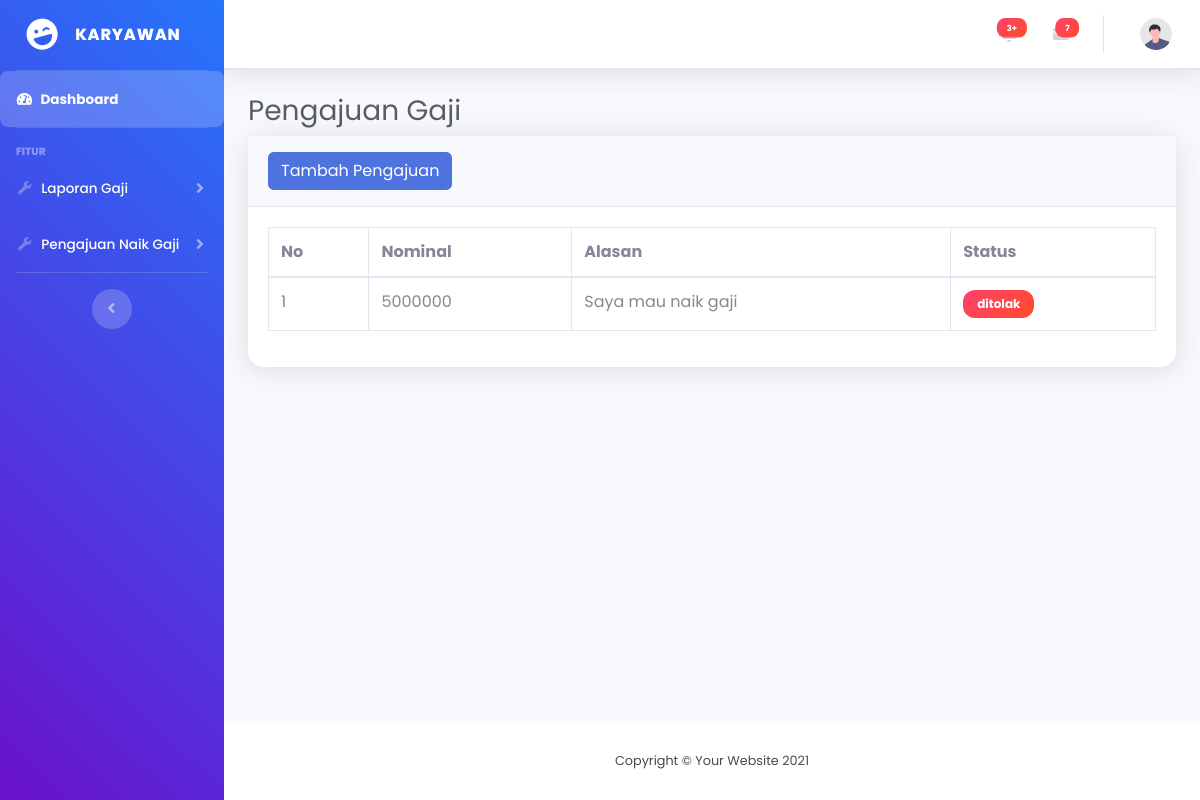
The app's page /karyawan/pengajuan.php (signed in), older data.
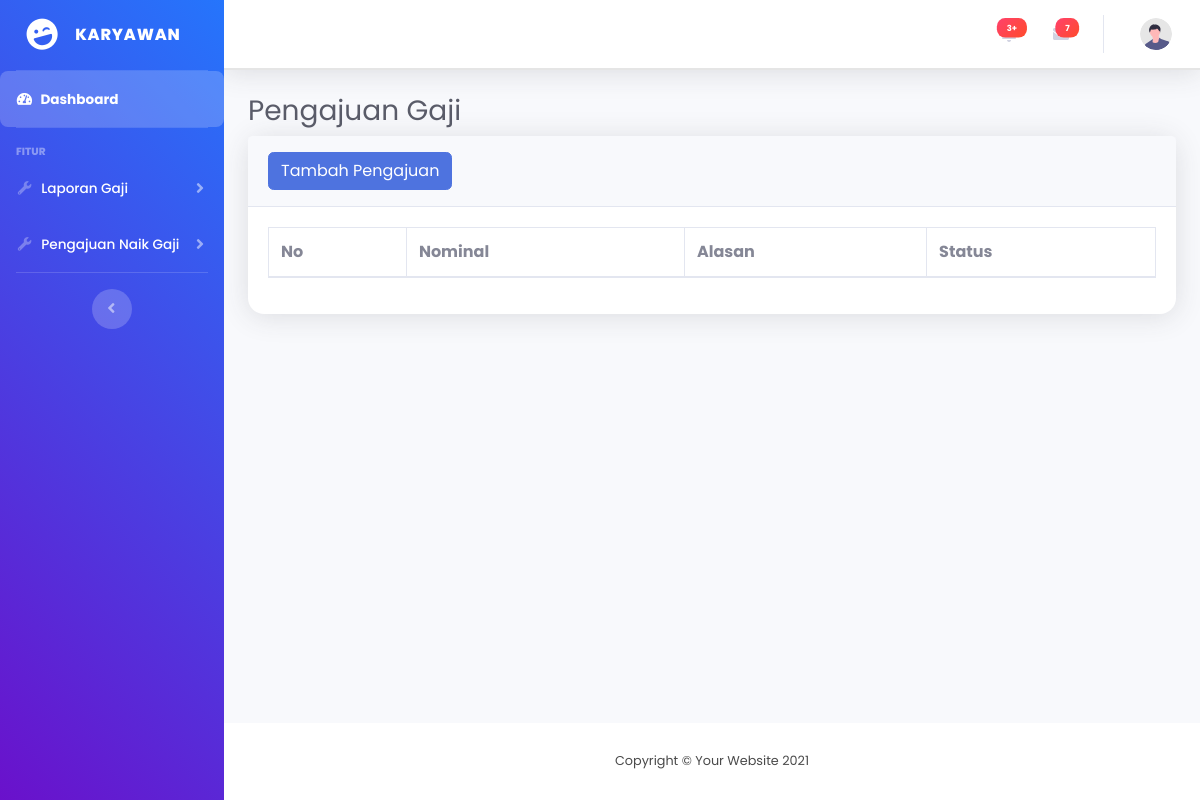
The same page, newer data.
### tables this page shows
CREATE TABLE `pengajuan` (
  `id` int(11) NOT NULL,
  `id_karyawan` int(11) NOT NULL,
  `nominal` decimal(10,0) NOT NULL,
  `alasan` text NOT NULL,
  `status` enum('pending','diterima','ditolak') NOT NULL
);

### karyawan/pengajuan.php (the view, shortened to what the changed rows need)
<?php
    include '../koneksi.php';
?>
<!DOCTYPE html>
<html lang="en">
<head>
    <link href="../assets/vendor/fontawesome-free/css/all.min.css" rel="stylesheet" type="text/css">
    <link href="../assets/css/sb-admin-2.min.css" rel="stylesheet">
</head>
<body id="page-top">
    <div id="wrapper">
        <div id="content-wrapper" class="d-flex flex-column">
            <div id="content">
                <div class="container-fluid">
                <h1 class="h3 mb-2 text-gray-800">Pengajuan Gaji</h1>
                <div class="card shadow mb-4">
                    <div class="card-body">
                        <div class="table-responsive">
                            <table class="table table-bordered" id="dataTable" width="100%" cellspacing="0">
                                <thead>
                                    <tr>
                                        <th>No</th>
                                        <th>Nominal</th>
                                        <th>Alasan</th>
                                        <th>Status</th>
                                    </tr>
                                </thead>
                                <tbody>
                                    <?php
                                    $no = 1;
                                    $tampil = mysqli_query($koneksi, "SELECT * FROM pengajuan");
                                    while($data = mysqli_fetch_array($tampil)):
                                    ?>
                                    <tr>
                                        <td><?= $no++ ?></td>
                                        <td><?= $data['nominal'] ?></td>
                                        <td><?= $data['alasan'] ?></td>
                                        <?php if ($data['status'] == 'diterima'): ?>
                                        <td><span class="badge badge-success"><?= $data['status'] ?></span></td>
                                        <?php elseif ($data['status'] == 'pending'): ?>
                                        <td><span class="badge badge-warning"><?= $data['status'] ?></span></td>
                                        <?php else: ?>
                                        <td><span class="badge badge-danger"><?= $data['status'] ?></span></td>
                                        <?php endif; ?>
                                    </tr>
                                    <?php endwhile; ?>
                                </tbody>
                            </table>
                        </div>
                    </div>
                </div>
                </div>
            </div>
        </div>
    </div>
</body>
</html>

Row changes from the older to the newer data that the page shows:
removed pengajuan: nominal "5000000", alasan "Saya mau naik gaji", status "ditolak"
